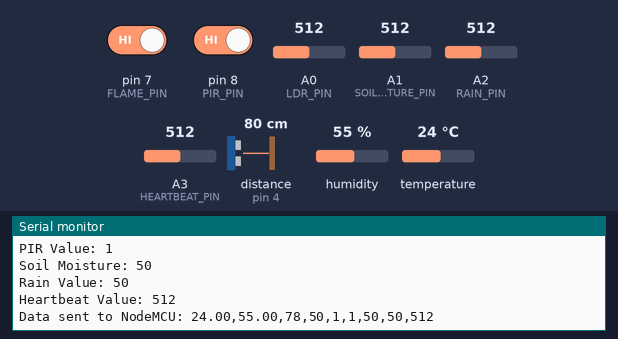
Recording of a sketch running on a simulated Arduino Uno, built with avr-gcc and run on an emulated ATmega328P. Shown: the last lines printed to the serial monitor. Wiring (inferred from the names in the program): ultrasonic range finder: trigger pin 3; echo pin 4. The test bench sets the inputs (shaded band); at power-on: A0 (LDR_PIN) = 512, A2 (RAIN_PIN) = 512, pin 7 (FLAME_PIN) HIGH, pin 8 (PIR_PIN) HIGH, A1 (SOIL_MOISTURE_PIN) = 512, A3 (HEARTBEAT_PIN) = 512, distance to the obstacle (sensor on pin 4) 80 cm, humidity 55 %, temperature 24 °C. The echo pulse lasts 58.3 µs per cm.

Above: at 4.8 s.
4.9 s: A0 (LDR_PIN) set to 114
At 6.1 s:
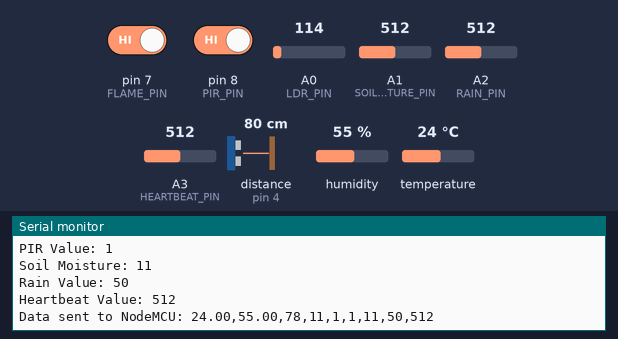
11.5 s: A0 (LDR_PIN) set to 98
At 13.0 s:
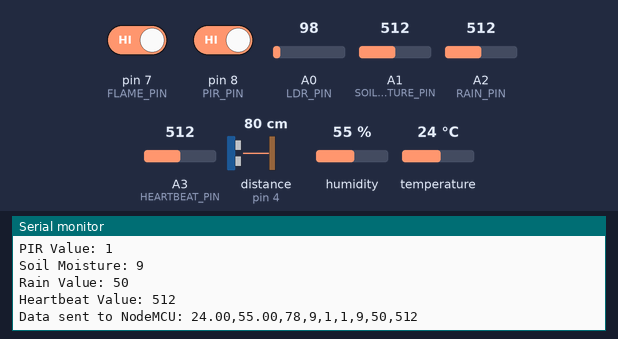
13.1 s: A2 (RAIN_PIN) set to 110
At 15.5 s:
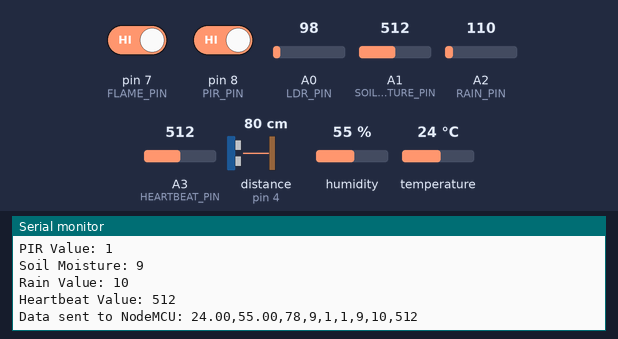
19.7 s: A2 (RAIN_PIN) set to 92
At 21.8 s:
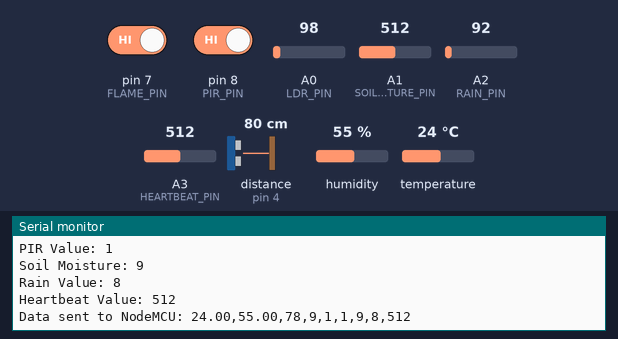
Timing chart, 0 to 23.3 s (numbered marks = the images above; inputs shaded):
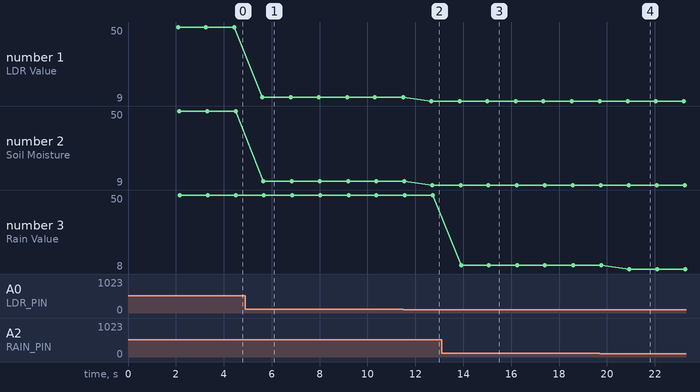

The sketch:

sketch_jun3b.ino
```cpp
#include <SoftwareSerial.h>
#include <DHT.h>

#define TRIGGER_PIN 3
#define ECHO_PIN 4
#define DHT_PIN 2
#define LDR_PIN A0
#define FLAME_PIN 7
#define PIR_PIN 8
#define SOIL_MOISTURE_PIN A1
#define RAIN_PIN A2
#define HEARTBEAT_PIN A3
#define DHT_TYPE DHT11

SoftwareSerial espSerial(5, 6);
DHT dht(DHT_PIN, DHT_TYPE);


void setup() {
  Serial.begin(9600);
  espSerial.begin(9600);

  pinMode(TRIGGER_PIN, OUTPUT);
  pinMode(ECHO_PIN, INPUT);
  pinMode(LDR_PIN, INPUT);
  pinMode(FLAME_PIN, INPUT);
  pinMode(PIR_PIN, INPUT);
  pinMode(SOIL_MOISTURE_PIN, INPUT);
  pinMode(RAIN_PIN, INPUT);
  pinMode(HEARTBEAT_PIN, INPUT);

  dht.begin();

  delay(2000);
}

void loop() {
  // Read temperature and humidity from DHT11 sensor
  float temperature = dht.readTemperature();
  float humidity = dht.readHumidity();

  // Read distance from ultrasonic sensor
  long duration, distance;

  // Trigger the ultrasonic sensor
  digitalWrite(TRIGGER_PIN, LOW);
  delayMicroseconds(2);
  digitalWrite(TRIGGER_PIN, HIGH);
  delayMicroseconds(10);
  digitalWrite(TRIGGER_PIN, LOW);

  // Measure the echo duration
  duration = pulseIn(ECHO_PIN, HIGH);

  // Calculate the distance in centimeters
  distance = duration * 0.034 / 2;

  // Read value from LDR sensor
  int ldrValue = analogRead(LDR_PIN);
  int mappedLdrValue = map(ldrValue, 0, 1023, 0, 100); // Map the LDR value to a range of 0 to 100

  // Read value from flame sensor
  int flameValue = digitalRead(FLAME_PIN);

  // Read value from PIR sensor
  int pirValue = digitalRead(PIR_PIN);

  // Read value from soil moisture sensor
  int soilMoistureValue = analogRead(SOIL_MOISTURE_PIN);
  int mappedSoilMoistureValue = map(ldrValue, 0, 1023, 0, 100); // Map the SM value to a range of 0 to 100

  // Read value from rain sensor
  int rainValue = analogRead(RAIN_PIN);
  int mappedRainValue = map(rainValue, 0, 1023, 0, 100);

  // Read value from heartbeat sensor
  int heartbeatValue = analogRead(HEARTBEAT_PIN);

  // Print the readings to Serial Monitor
  Serial.print("Temperature: ");
  Serial.print(temperature);
  Serial.println(" °C");
  Serial.print("Humidity: ");
  Serial.print(humidity);
  Serial.println(" %");
  Serial.print("Distance: ");
  Serial.print(distance);
  Serial.println(" cm");
  Serial.print("LDR Value: ");
  Serial.println(mappedLdrValue);
  Serial.print("Flame Value: ");
  Serial.println(flameValue);
  Serial.print("PIR Value: ");
  Serial.println(pirValue);
  Serial.print("Soil Moisture: ");
  Serial.println(mappedSoilMoistureValue);
  Serial.print("Rain Value: ");
  Serial.println(mappedRainValue);
  Serial.print("Heartbeat Value: ");
  Serial.println(heartbeatValue);

  // Send the data to NodeMCU via software serial
  String data = String(temperature) + "," + String(humidity) + "," + String(distance) + "," +  String(mappedLdrValue) + "," + String(flameValue) + "," + String(pirValue) + "," + String(mappedSoilMoistureValue) + "," + String(mappedRainValue) + "," + String(heartbeatValue);
  espSerial.println(data);
  Serial.println("Data sent to NodeMCU: " + data);

delay(1000);
}
```

Measured:
- after the input at 4.9 s, the serial monitor: prints a new line after 0.71 s (image 1)
- after the input at 11.5 s, the serial monitor: prints a new line after 1.2 s (image 2)
- after the input at 13.1 s, the serial monitor: prints a new line after 0.81 s (image 3)
- after the input at 19.7 s, the serial monitor: prints a new line after 1.2 s (image 4)
- plotted number 1: 50 → 11 after the input at 4.9 s, 11 → 9 after the input at 11.5 s
- plotted number 2: 50 → 11 after the input at 4.9 s, 11 → 9 after the input at 11.5 s
- plotted number 3: 50 → 10 after the input at 13.1 s, 10 → 8 after the input at 19.7 s
